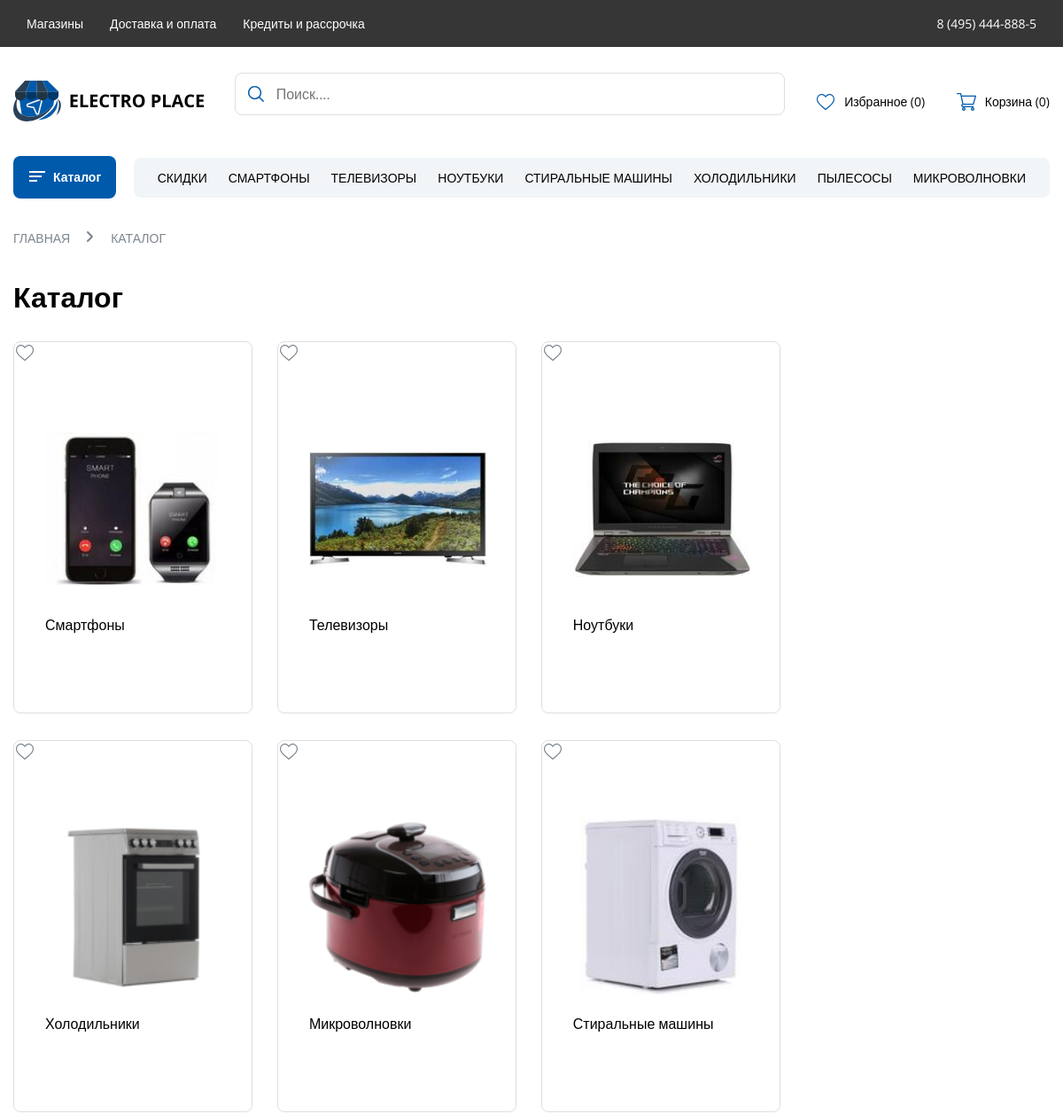
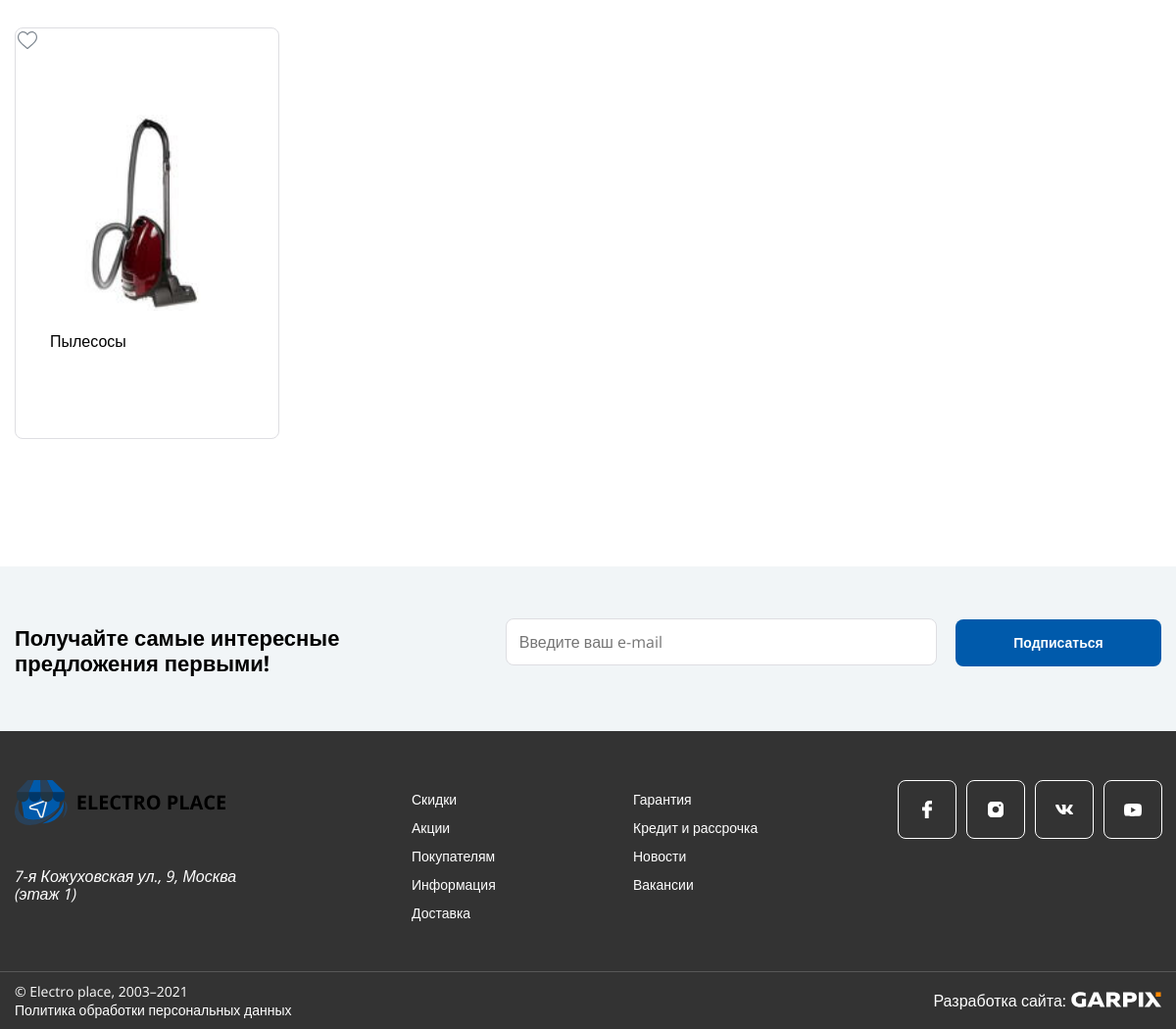
Page /catalog/ on the committed database (2 pictures, top to bottom).
### online_shop/models.py (models this page shows, shortened)
class Catalog(models.Model):
    title = models.CharField(max_length=100, null=False, verbose_name='Название')
    image = models.ImageField(verbose_name='Фото', blank=True)
    url = models.CharField(max_length=100, null=False, verbose_name='Ссылка')
    class Meta:
        verbose_name = 'Пункт меню'
        verbose_name_plural = 'Пункты меню'

### online_shop/views.py (the view)
# urls.py: path('catalog/', views.catalog, name='catalog'),
def catalog(request):
    menu_items = Catalog.objects.all()
    return render(request, 'online_shop/catalog.html', {
        "menu_items": menu_items,
    })

### online_shop/templates/online_shop/catalog.html (shortened to what this page needs)
{% extends 'online_shop/base.html' %}
{% load static %}
{% block body %}
<main>
		<section class="catalog">
			<div class="container">
				<nav class="breadcrumb">
					<ul>
						<li class="visited"><a href="/">Главная</a></li>
						<li class="visited"><a href="/catalog">Каталог</a></li>
					</ul>
				</nav>
				<p class="section-title">Каталог</p>
					<section class="catalog-results">
						<ul class="product-cards">
                            {% for el in menu_items %}
                            <li class="product-card">
                        <a href="{{ el.url }}">
                            <img class="product-card__img" src="{{ MEDIA_URL }}{{ el.image.url }}" alt="Изображение товара">
                            <p class="product-card__name">{{ el.title }}</p>
                        </a>
                     </li>
                            {% endfor %}
						</ul>
					</section>
				</div>
		</section>
		<section class="subscribe">
	        <div class="container">
	            <div class="subscribe-wrapper">
	                <label class="subscribe__label" for="form">Получайте самые интересные предложения первыми!</label>
	                <form class="subscribe-form" action="#">
	                    <input aria-label="Поле Введите ваш e-mail " class="subscribe-form__input" type="email" id="form" placeholder="Введите ваш e-mail">
	                    <button aria-label="Кнопка Подписаться" class="btn btn__fill" type="submit">Подписаться</button>
	                </form>
	            </div>
	        </div>
		</section>
	</main>
{% endblock %}

### online_shop/templates/online_shop/base.html (shortened to what this page needs)
{% load static %}
<html lang="en"><head>
    <link rel="stylesheet" href="https://unpkg.com/swiper/swiper-bundle.css">
    <link rel="stylesheet" href="{% static 'css/normalize.css'%}">
    <link rel="stylesheet" href="{% static 'css/style.css'%}">
<body class="body">
   <header class="header">
        <div class="header-top">
            <div class="container">
                <ul class="header-top__list">
                    <li class="header-top__item"><a href="/dostavka/">Магазины</a></li>
                    <li class="header-top__item"><a href="/dostavka/">Доставка  и оплата</a></li>
                    <li class="header-top__item"><a href="#">Кредиты и рассрочка</a></li>
                    <li class="header-top__item"><a href="tel:84954448885">8 (495) 444-888-5</a></li>
                </ul>
            </div>
        </div>
        <div class="container">
            <div class="header-center">
                <a href="/" class="header-logo">
                    <img src="{% static 'img/Logo.svg'%}" alt="Logo">
                </a>
                <form class="header-search" action="#">
                    <input class="header-search__input" type="search" placeholder="Поиск....">
                </form>
                <a class="header__fav" href="#">Избранное <span>(0)</span></a>
                <a class="header__cart" href="#">Корзина <span>(0)</span></a>
            </div>
            <div class="header-bottom">
                <nav class="header-nav">
                    <a href="{% url 'catalog' %}" class="btn btn__fill header-nav__catalog">Каталог</a>
                    <ul class="header-nav__list">
                        <li class="header-nav__item"><a href="#">Скидки</a></li>
                        <li class="header-nav__item"><a href="{% url 'smartphones' %}">Смартфоны</a></li>
                        <li class="header-nav__item"><a href="{% url 'television' %}">Телевизоры</a></li>
                        <li class="header-nav__item"><a href="{% url 'notebooks' %}">Ноутбуки</a></li>
                        <li class="header-nav__item"><a href="{% url 'washing' %}">Стиральные машины</a></li>
                        <li class="header-nav__item"><a href="{% url 'fridge' %}">Холодильники</a></li>
                        <li class="header-nav__item"><a href="{% url 'сleaners' %}">Пылесосы</a></li>
                        <li class="header-nav__item"><a href="{% url 'defrost' %}">Микроволновки</a></li>
                    </ul>
                </nav>
            </div>
        </div>
   </header>
   {% block body %}{% endblock %}
   <footer class="footer">
        <div class="container">
            <div class="footer-wrapper">
                <section>
                    <a href="#"><img class="logo" src="{% static 'img/Logo.svg'%}" alt="logo"></a>
                    <address>7-я Кожуховская ул., 9, Москва (этаж 1)</address>
                </section>
                <section>
                    <ul>
                        <li><a href="#">Скидки</a></li>
                        <li><a href="#">Акции</a></li>
                        <li><a href="#">Покупателям</a></li>
                        <li><a href="#">Информация</a></li>
                        <li><a href="#">Доставка</a></li>
                    </ul>
                </section>
                <section>
                    <ul>
                        <li><a href="#">Гарантия</a></li>
                        <li><a href="#">Кредит и рассрочка</a></li>
                        <li><a href="#">Новости</a></li>
                        <li><a href="#">Вакансии</a></li>
                    </ul>
                </section>
                <section class="footer-socials">
                    <a class="footer-socials__item" href="https://www.facebook.com/"></a>
                    <a class="footer-socials__item" href="https://www.instagram.com/"></a>
                    <a class="footer-socials__item" href="https://vk.com/"></a>
                    <a class="footer-socials__item" href="https://www.youtube.com/"></a>
                </section>
            </div>
        </div>
        <section class="footer-copyright">
            <div class="container">
                <div class="footer-copyright-wrapper">
                    <div class="footer-copyright-wrapper__left">
                        <p>© Electro place, 2003–2021</p>
                        <a href="#">Политика обработки персональных данных</a>
                    </div>
                    <div class="footer-copyright-wrapper__right">
                        <p class="text">Разработка сайта:</p>
                        <a href="https://garpix.com/" class="img"><img src="{% static 'img/Garpix-logo.svg' %}" alt="logo GARPIX"></a>
                    </div>
                </div>
            </div>
        </section>
	</footer>
</body></html>

### rows in the picture
Catalog: image (picture), title "Смартфоны"
Catalog: image (picture), title "Телевизоры"
Catalog: image (picture), title "Ноутбуки"
Catalog: image (picture), title "Холодильники"
Catalog: image (picture), title "Микроволновки"
Catalog: image (picture), title "Стиральные машины"
Catalog: image (picture), title "Пылесосы"
